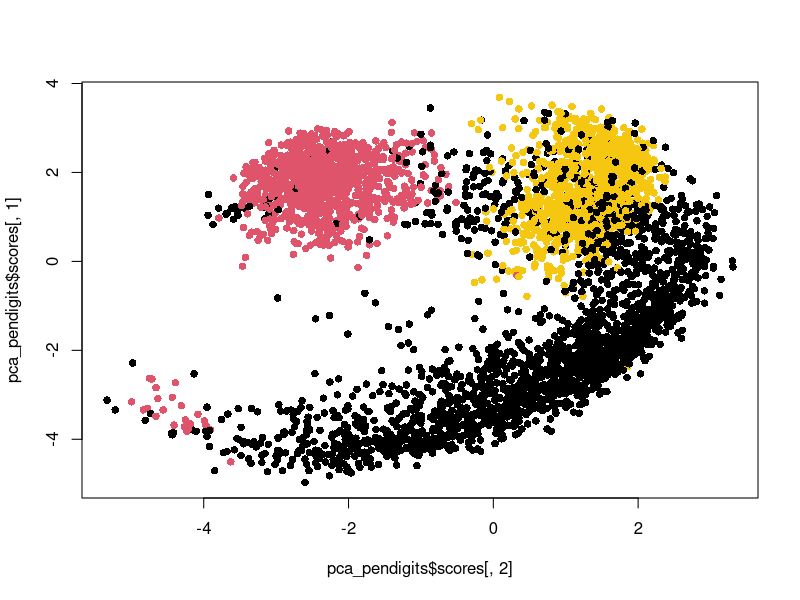

The R source for this figure:
## ---- chunk 1
library(knitr)
opts_chunk$set(tidy.opts = list(width.cutoff = 60), tidy = TRUE)
## ---- chunk 2
library(nnet)
library(caret)
## ---- chunk 3
vehicles <- read.csv(file = './Data_csv/vehicle.csv')
vehicles <- subset(vehicles, select = -classdigit)
vehicles$class <- factor(vehicles$class)
## ---- chunk 4
i_test_vehicles <- sample(seq_along(vehicles[, 1]), size = length(vehicles[, 1]) * 0.2)
vehicles_test <- vehicles[i_test_vehicles,]
vehicles_train <- vehicles[-i_test_vehicles,]
## ---- chunk 5
multinomial_logistic_classifier <- glm(formula = class ~ . - class, data = vehicles_train, family = binomial)
## ---- chunk 6
num_hidden_nodes_vehicles <- 20
nnets_vehicles <- vector(mode = "list", length = num_hidden_nodes_vehicles)
for (i in 1:num_hidden_nodes_vehicles) {
  nnets_vehicles[[i]] <- nnet(class ~ . - class, data = vehicles_train, size = i, trace = F)
}
## ---- chunk 7
pi1_hat <- predict(multinomial_logistic_classifier, type = 'response', newdata = vehicles_test)
gr_hat <- ifelse(pi1_hat > 0.5, 2, 1)
mctable <- table(gr_hat, vehicles_test$class)
mctable
## ---- chunk 8
1 - sum(diag(mctable)) / length(vehicles_test$class)
## ---- chunk 9
cms_vehicles <- vector(mode = 'list', length = num_hidden_nodes_vehicles)
mscrs_vehicles <- list()
for (i in 1:num_hidden_nodes_vehicles) {
  predictions <- factor(predict(nnets_vehicles[[i]], newdata = vehicles_test, type = 'class'),
                        levels = levels(vehicles_test$class))
  cms_vehicles[[i]] <- confusionMatrix(predictions, vehicles_test$class)
  mscrs_vehicles[i] <- 1 - cms_vehicles[[i]]$overall["Accuracy"]
}
## ---- chunk 10
for (i in 1:num_hidden_nodes_vehicles) {
  cat('Misclassification rate for', i, 'hidden nodes:', mscrs_vehicles[[i]], '\n')
}
## ---- chunk 11
min_mscrs_vehicles <- which.min(mscrs_vehicles)
cat('The lowest misclassificationrate is on the neural network \n with', min_mscrs_vehicles, 'hidden nodes and a rate of', mscrs_vehicles[[min_mscrs_vehicles]], '.')
## ---- chunk 12
cms_vehicles[[min_mscrs_vehicles]]
## ---- chunk 13
pendigits <- read.csv(file = './Data_csv/pendigits.csv')
pendigits$digit <- factor(pendigits$digit)
pendigits <- pendigits[pendigits$digit %in% c(0, 6, 8, 9),]
pendigits[, 2:17] <- scale(pendigits[, 2:17])
## ---- chunk 14
pca_pendigits <- princomp(pendigits[, 2:ncol(pendigits)])
plot(pca_pendigits$scores[, 1] ~ pca_pendigits$scores[, 2], col = pendigits$digit, pch = 16)
